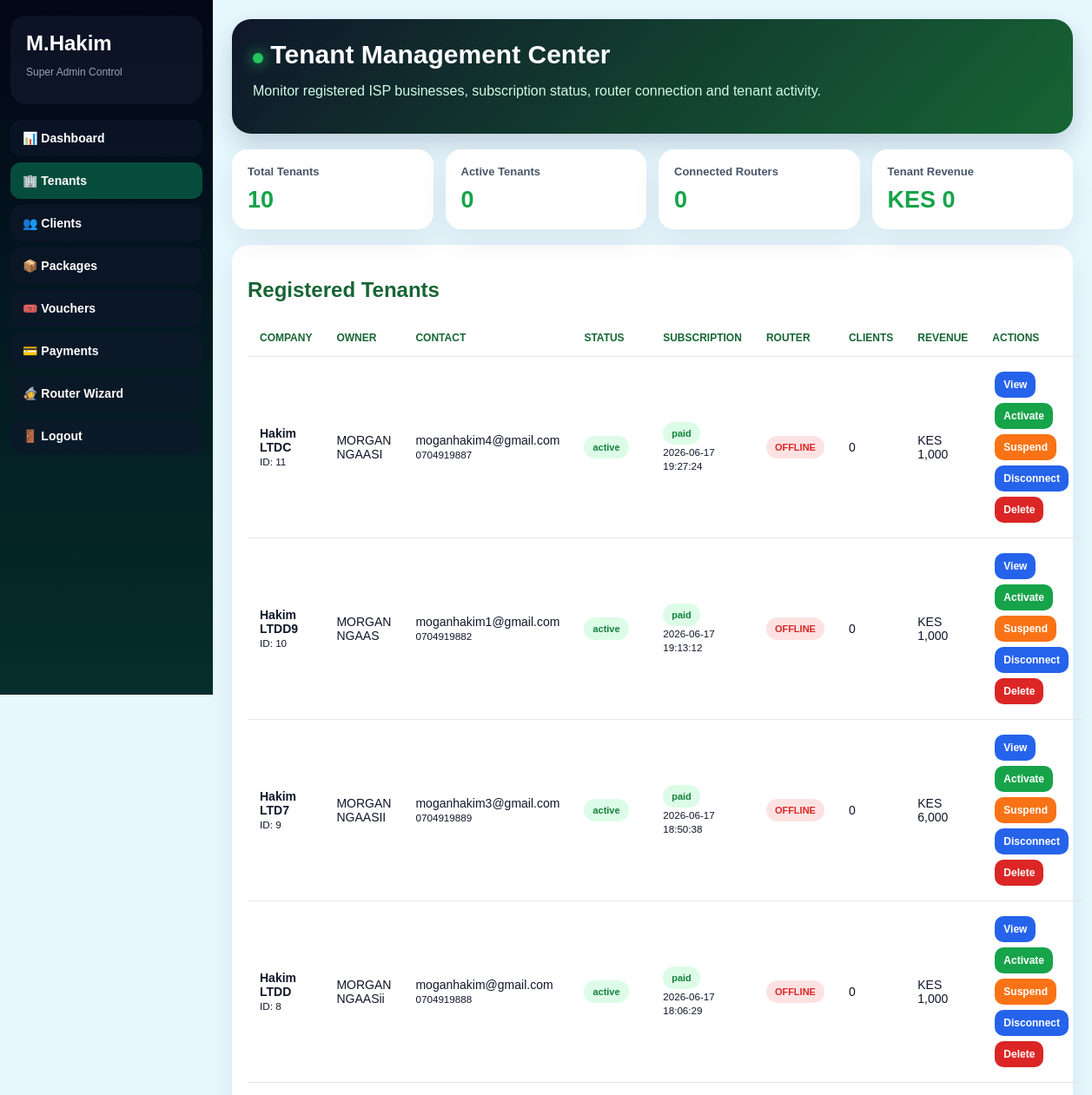
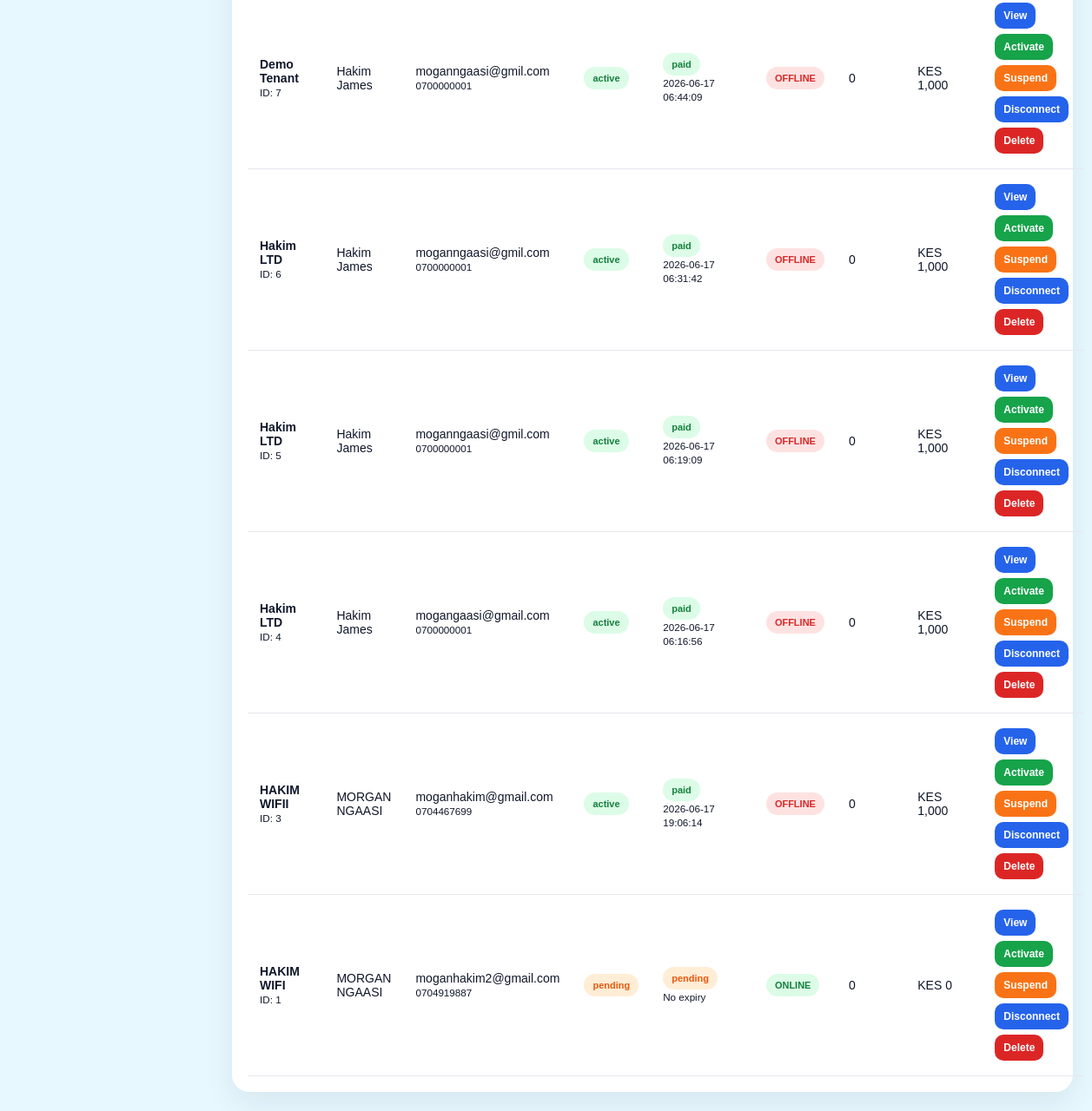
The page /admin_tenants.php (signed in) on the database its author committed (2 pictures, top to bottom).
### tables this page shows
CREATE TABLE `companies` (
  `id` int NOT NULL AUTO_INCREMENT,
  `company_name` varchar(150) NOT NULL,
  `owner_name` varchar(150) DEFAULT NULL,
  `phone` varchar(30) DEFAULT NULL,
  `email` varchar(150) DEFAULT NULL,
  `status` enum('pending','active','suspended','expired') DEFAULT 'pending',
  `created_at` timestamp NULL DEFAULT CURRENT_TIMESTAMP,
  `router_ip` varchar(100) DEFAULT NULL,
  `router_user` varchar(100) DEFAULT NULL,
  `router_pass` varchar(255) DEFAULT NULL,
  `router_port` varchar(20) DEFAULT '8728',
  `router_name` varchar(100) DEFAULT NULL,
  `router_connected` tinyint DEFAULT '1',
  `online_status` varchar(20) DEFAULT 'offline',
  `last_seen` datetime DEFAULT NULL,
  PRIMARY KEY (`id`)
);

### admin_tenants.php (the view, shortened to what this page needs)
<?php
require_once "config/database.php";
$tenants = $pdo->query("
    SELECT
        c.*,
        u.full_name,
        u.email AS user_email,
        u.phone AS user_phone,
        u.status AS user_status,
        s.status AS sub_status,
        s.expires_at,
        (
            SELECT COUNT(*) FROM clients WHERE company_id=c.id
        ) AS total_clients,
        (
            SELECT COALESCE(SUM(amount),0) FROM subscriptions WHERE company_id=c.id AND status IN ('paid','active')
        ) AS total_revenue,
        (
            SELECT COUNT(*) FROM vouchers WHERE company_id=c.id
        ) AS total_vouchers
    FROM companies c
    LEFT JOIN tenant_users u ON u.company_id=c.id
    LEFT JOIN subscriptions s ON s.id = (
        SELECT id FROM subscriptions
        WHERE company_id=c.id
        ORDER BY id DESC
        LIMIT 1
    )
    WHERE u.role IS NULL OR u.role != 'super_admin'
    ORDER BY c.id DESC
")->fetchAll(PDO::FETCH_ASSOC);
?>
<!DOCTYPE html>
<html>
<head>
</head>
<body>
<div class="sidebar">
    <div class="brand">
        <h2>M.Hakim</h2>
        <p>Super Admin Control</p>
    </div>
    <a href="/mhakim-billing-system/noc_final_clean.php">📊 Dashboard</a>
    <a class="active" href="/mhakim-billing-system/admin_tenants.php">🏢 Tenants</a>
    <a href="/mhakim-billing-system/clients.php">👥 Clients</a>
    <a href="/mhakim-billing-system/packages.php">📦 Packages</a>
    <a href="/mhakim-billing-system/vouchers.php">🎟️ Vouchers</a>
    <a href="/mhakim-billing-system/payments.php">💳 Payments</a>
    <a href="/mhakim-billing-system/router_wizard.php">🧙 Router Wizard</a>
    <a href="/mhakim-billing-system/logout.php">🚪 Logout</a>
</div>
<div class="main">
<div class="command">
    <h1><span class="dot"></span> Tenant Management Center</h1>
    <p>Monitor registered ISP businesses, subscription status, router connection and tenant activity.</p>
</div>
<div class="stats">
    <div class="card"><h3>Total Tenants</h3><strong id="totalTenants"><?php echo count($tenants); ?></strong></div>
    <div class="card"><h3>Active Tenants</h3><strong id="activeTenants">0</strong></div>
    <div class="card"><h3>Connected Routers</h3><strong id="connectedRouters">0</strong></div>
    <div class="card"><h3>Tenant Revenue</h3><strong id="tenantRevenue">KES 0</strong></div>
</div>
<div class="panel">
<h2 style="color:#166534;">Registered Tenants</h2>
<table>
<thead>
<tr>
<th>Company</th>
<th>Owner</th>
<th>Contact</th>
<th>Status</th>
<th>Subscription</th>
<th>Router</th>
<th>Clients</th>
<th>Revenue</th>
<th>Actions</th>
</tr>
</thead>
<tbody id="tenantTable">
<?php foreach($tenants as $t): ?>
<tr>
<td>
<b><?php echo htmlspecialchars($t["company_name"] ?? "-"); ?></b><br>
<small>ID: <?php echo (int)$t["id"]; ?></small>
</td>
<td><?php echo htmlspecialchars($t["full_name"] ?? $t["owner_name"] ?? "-"); ?></td>
<td>
<?php echo htmlspecialchars($t["user_email"] ?? $t["email"] ?? "-"); ?><br>
<small><?php echo htmlspecialchars($t["user_phone"] ?? $t["phone"] ?? "-"); ?></small>
</td>
<td>
<span class="badge <?php echo ($t["status"] === "active") ? "green" : (($t["status"] === "suspended") ? "red" : "orange"); ?>">
<?php echo htmlspecialchars($t["status"] ?? "pending"); ?>
</span>
</td>
<td>
<span class="badge <?php echo (($t["sub_status"] ?? "") === "active" || ($t["sub_status"] ?? "") === "paid") ? "green" : "orange"; ?>">
<?php echo htmlspecialchars($t["sub_status"] ?? "pending"); ?>
</span><br>
<small><?php echo htmlspecialchars($t["expires_at"] ?? "No expiry"); ?></small>
</td>
<td>
<?php if(($t["online_status"] ?? "") === "online"): ?>
<span class="badge green">ONLINE</span><br>
<?php else: ?>
<span class="badge red">OFFLINE</span>
<?php endif; ?>
</td>
<td><?php echo (int)$t["total_clients"]; ?></td>
<td>KES <?php echo number_format((float)$t["total_revenue"]); ?></td>
<td class="actions">
<a class="btn-blue" href="admin_tenant_view.php?id=<?php echo (int)$t["id"]; ?>">View</a>
<a class="btn-green" href="?activate=<?php echo (int)$t["id"]; ?>">Activate</a>
<a class="btn-orange" href="?suspend=<?php echo (int)$t["id"]; ?>">Suspend</a>
<a class="btn-blue" href="?disconnect=<?php echo (int)$t["id"]; ?>">Disconnect</a>
<a class="btn-red" onclick="return confirm('Delete this tenant?')" href="?delete=<?php echo (int)$t["id"]; ?>">Delete</a>
</td>
</tr>
<?php endforeach; ?>
</tbody>
</table>
</div>
</div>
</body>
</html>

### admin_tenants.php (style rules this page uses)
* { box-sizing:border-box }
body { margin:0; font-family:Arial,sans-serif; background:#e7f8ff; color:#0f172a; }
.sidebar { width:245px; height:100vh; position:fixed; left:0; top:0; background:linear-gradient(180deg,#020617,#052e2b); padding:18px 12px; color:white; overflow:auto; }
.brand { background:rgba(15,23,42,.75); padding:18px; border-radius:18px; margin-bottom:18px; }
.brand h2 { margin:0 }
.brand p { color:#94a3b8;font-size:12px }
.sidebar a { display:block; color:white; text-decoration:none; padding:13px 14px; border-radius:12px; margin:7px 0; background:rgba(15,23,42,.62); font-weight:800; font-size:14px; }
.sidebar a:hover,.sidebar a.active { background:#064e3b; }
.main { margin-left:245px; padding:22px; }
.command { background:linear-gradient(135deg,#0f172a,#166534); color:white; border-radius:22px; padding:24px; margin-bottom:18px; box-shadow:0 12px 30px rgba(15,23,42,.18); }
.command h1 { margin:0;font-size:30px }
.command p { color:#d1fae5 }
.dot { display:inline-block; width:12px; height:12px; background:#22c55e; border-radius:50%; box-shadow:0 0 16px #22c55e; }
.stats { display:grid; grid-template-columns:repeat(4,1fr); gap:14px; margin-bottom:18px; }
.card { background:white; border-radius:18px; padding:18px; box-shadow:0 12px 35px rgba(15,23,42,.08); }
.card h3 { margin:0;color:#475569;font-size:13px }
.card strong { display:block;margin-top:10px;font-size:27px;color:#16a34a }
.panel { background:white; border-radius:20px; padding:18px; box-shadow:0 12px 35px rgba(15,23,42,.08); }
table { width:100%; border-collapse:collapse; }
th,td { padding:14px; text-align:left; border-bottom:1px solid #e5e7eb; font-size:14px; }
th { color:#166534; text-transform:uppercase; font-size:12px; }
.badge { display:inline-block; padding:7px 10px; border-radius:999px; font-size:11px; font-weight:900; }
.green { background:#dcfce7;color:#15803d }
.red { background:#fee2e2;color:#dc2626 }
.orange { background:#ffedd5;color:#ea580c }
.actions a { display:inline-block; text-decoration:none; padding:8px 10px; border-radius:10px; margin:3px; font-size:12px; font-weight:900; }
.btn-green { background:#16a34a;color:white }
.btn-orange { background:#f97316;color:white }
.btn-red { background:#dc2626;color:white }
.btn-blue { background:#2563eb;color:white }

### rows shown on the page
companies: company_name "Hakim LTDC", id "11", full_name "MORGAN NGAASI", user_email "moganhakim4@gmail.com", user_phone "0704919887", status "active", sub_status "paid", expires_at "2026-06-17 19:27:24", online_status "OFFLINE", total_clients "0", total_revenue "1,000"
companies: company_name "Hakim LTDD9", id "10", full_name "MORGAN NGAAS", user_email "moganhakim1@gmail.com", user_phone "0704919882", status "active", sub_status "paid", expires_at "2026-06-17 19:13:12", online_status "OFFLINE", total_clients "0", total_revenue "1,000"
companies: company_name "Hakim LTD7", id "9", full_name "MORGAN NGAASII", user_email "moganhakim3@gmail.com", user_phone "0704919889", status "active", sub_status "paid", expires_at "2026-06-17 18:50:38", online_status "OFFLINE", total_clients "0", total_revenue "6,000"
companies: company_name "Hakim LTDD", id "8", full_name "MORGAN NGAASii", user_email "moganhakim@gmail.com", user_phone "0704919888", status "active", sub_status "paid", expires_at "2026-06-17 18:06:29", online_status "OFFLINE", total_clients "0", total_revenue "1,000"
companies: company_name "Demo Tenant", id "7", full_name "Hakim James", user_email "moganngaasi@gmil.com", user_phone "0700000001", status "active", sub_status "paid", expires_at "2026-06-17 06:44:09", online_status "OFFLINE", total_clients "0", total_revenue "1,000"
companies: company_name "Hakim LTD", id "6", owner_name "Hakim James", email "moganngaasi@gmil.com", phone "0700000001", status "active", sub_status "paid", expires_at "2026-06-17 06:31:42", online_status "OFFLINE", total_clients "0", total_revenue "1,000"
companies: company_name "Hakim LTD", id "5", owner_name "Hakim James", email "moganngaasi@gmil.com", phone "0700000001", status "active", sub_status "paid", expires_at "2026-06-17 06:19:09", online_status "OFFLINE", total_clients "0", total_revenue "1,000"
companies: company_name "Hakim LTD", id "4", owner_name "Hakim James", email "mogangaasi@gmail.com", phone "0700000001", status "active", sub_status "paid", expires_at "2026-06-17 06:16:56", online_status "OFFLINE", total_clients "0", total_revenue "1,000"
companies: company_name "HAKIM WIFII", id "3", owner_name "MORGAN NGAASI", email "moganhakim@gmail.com", phone "0704467699", status "active", sub_status "paid", expires_at "2026-06-17 19:06:14", online_status "OFFLINE", total_clients "0", total_revenue "1,000"
companies: company_name "HAKIM WIFI", id "1", owner_name "MORGAN NGAASI", email "moganhakim2@gmail.com", phone "0704919887", status "pending", sub_status "pending", expires_at "No expiry", total_clients "0", total_revenue "0"

### other values the page prints
count($tenants) "10"
